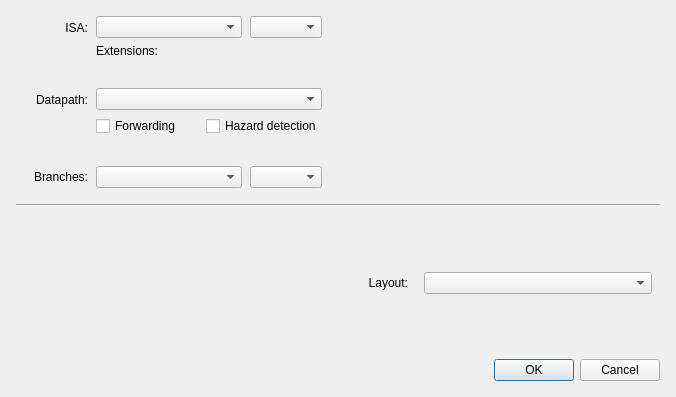
<?xml version="1.0" encoding="UTF-8"?>
<ui version="4.0">
 <class>Ripes::ProcessorConfigDialog</class>
 <widget class="QDialog" name="Ripes::ProcessorConfigDialog">
  <property name="geometry">
   <rect>
    <x>0</x>
    <y>0</y>
    <width>676</width>
    <height>397</height>
   </rect>
  </property>
  <property name="windowTitle">
   <string>Dialog</string>
  </property>
  <layout class="QVBoxLayout" name="verticalLayout_2">
   <property name="spacing">
    <number>16</number>
   </property>
   <property name="leftMargin">
    <number>16</number>
   </property>
   <property name="topMargin">
    <number>16</number>
   </property>
   <property name="rightMargin">
    <number>16</number>
   </property>
   <property name="bottomMargin">
    <number>16</number>
   </property>
   <item>
    <layout class="QHBoxLayout" name="topBox">
     <property name="spacing">
      <number>24</number>
     </property>
     <item>
      <layout class="QFormLayout" name="configForm">
       <property name="horizontalSpacing">
        <number>8</number>
       </property>
       <property name="verticalSpacing">
        <number>6</number>
       </property>
       <item row="0" column="0">
        <widget class="QLabel" name="isaLabel">
         <property name="sizePolicy">
          <sizepolicy hsizetype="Minimum" vsizetype="Minimum">
           <horstretch>0</horstretch>
           <verstretch>0</verstretch>
          </sizepolicy>
         </property>
         <property name="minimumSize">
          <size>
           <width>72</width>
           <height>0</height>
          </size>
         </property>
         <property name="text">
          <string>ISA:</string>
         </property>
         <property name="alignment">
          <set>Qt::AlignmentFlag::AlignRight|Qt::AlignmentFlag::AlignTrailing|Qt::AlignmentFlag::AlignVCenter</set>
         </property>
        </widget>
       </item>
       <item row="0" column="1">
        <layout class="QVBoxLayout" name="isaBox">
         <property name="spacing">
          <number>6</number>
         </property>
         <item>
          <layout class="QHBoxLayout" name="isaBaseBox">
           <property name="spacing">
            <number>8</number>
           </property>
           <item>
            <widget class="QComboBox" name="isa">
             <property name="sizePolicy">
              <sizepolicy hsizetype="MinimumExpanding" vsizetype="Fixed">
               <horstretch>0</horstretch>
               <verstretch>0</verstretch>
              </sizepolicy>
             </property>
            </widget>
           </item>
           <item>
            <widget class="QComboBox" name="xlen">
             <property name="minimumSize">
              <size>
               <width>72</width>
               <height>0</height>
              </size>
             </property>
            </widget>
           </item>
          </layout>
         </item>
         <item>
          <layout class="QHBoxLayout" name="isaExtensionsBox" stretch="0,1">
           <property name="spacing">
            <number>8</number>
           </property>
           <item>
            <widget class="QLabel" name="label">
             <property name="sizePolicy">
              <sizepolicy hsizetype="Minimum" vsizetype="Minimum">
               <horstretch>0</horstretch>
               <verstretch>0</verstretch>
              </sizepolicy>
             </property>
             <property name="text">
              <string>Extensions:</string>
             </property>
            </widget>
           </item>
           <item>
            <layout class="QHBoxLayout" name="extensions">
             <property name="spacing">
              <number>8</number>
             </property>
            </layout>
           </item>
          </layout>
         </item>
        </layout>
       </item>
       <item row="2" column="0">
        <widget class="QLabel" name="datapathLabel">
         <property name="sizePolicy">
          <sizepolicy hsizetype="Minimum" vsizetype="Minimum">
           <horstretch>0</horstretch>
           <verstretch>0</verstretch>
          </sizepolicy>
         </property>
         <property name="minimumSize">
          <size>
           <width>72</width>
           <height>0</height>
          </size>
         </property>
         <property name="text">
          <string>Datapath:</string>
         </property>
         <property name="alignment">
          <set>Qt::AlignmentFlag::AlignRight|Qt::AlignmentFlag::AlignTrailing|Qt::AlignmentFlag::AlignVCenter</set>
         </property>
        </widget>
       </item>
       <item row="2" column="1">
        <layout class="QVBoxLayout" name="datapathBox">
         <property name="spacing">
          <number>6</number>
         </property>
         <item>
          <widget class="QComboBox" name="datapath">
           <property name="sizePolicy">
            <sizepolicy hsizetype="MinimumExpanding" vsizetype="Fixed">
             <horstretch>0</horstretch>
             <verstretch>0</verstretch>
            </sizepolicy>
           </property>
          </widget>
         </item>
         <item>
          <layout class="QHBoxLayout" name="datapathOptionsBox">
           <item>
            <widget class="QCheckBox" name="hasForwarding">
             <property name="sizePolicy">
              <sizepolicy hsizetype="Minimum" vsizetype="Minimum">
               <horstretch>0</horstretch>
               <verstretch>0</verstretch>
              </sizepolicy>
             </property>
             <property name="text">
              <string>Forwarding</string>
             </property>
            </widget>
           </item>
           <item>
            <widget class="QCheckBox" name="hasHazardDetection">
             <property name="sizePolicy">
              <sizepolicy hsizetype="Minimum" vsizetype="Minimum">
               <horstretch>0</horstretch>
               <verstretch>0</verstretch>
              </sizepolicy>
             </property>
             <property name="text">
              <string>Hazard detection</string>
             </property>
            </widget>
           </item>
          </layout>
         </item>
        </layout>
       </item>
       <item row="4" column="0">
        <widget class="QLabel" name="branchesLabel">
         <property name="sizePolicy">
          <sizepolicy hsizetype="Minimum" vsizetype="Minimum">
           <horstretch>0</horstretch>
           <verstretch>0</verstretch>
          </sizepolicy>
         </property>
         <property name="minimumSize">
          <size>
           <width>72</width>
           <height>0</height>
          </size>
         </property>
         <property name="text">
          <string>Branches:</string>
         </property>
         <property name="alignment">
          <set>Qt::AlignmentFlag::AlignRight|Qt::AlignmentFlag::AlignTrailing|Qt::AlignmentFlag::AlignVCenter</set>
         </property>
        </widget>
       </item>
       <item row="4" column="1">
        <layout class="QHBoxLayout" name="branchesBox">
         <property name="spacing">
          <number>8</number>
         </property>
         <item>
          <widget class="QComboBox" name="branchStrategy">
           <property name="sizePolicy">
            <sizepolicy hsizetype="MinimumExpanding" vsizetype="Fixed">
             <horstretch>0</horstretch>
             <verstretch>0</verstretch>
            </sizepolicy>
           </property>
          </widget>
         </item>
         <item>
          <widget class="QComboBox" name="branchSlots">
           <property name="minimumSize">
            <size>
             <width>72</width>
             <height>0</height>
            </size>
           </property>
          </widget>
         </item>
        </layout>
       </item>
       <item row="1" column="1">
        <spacer name="verticalSpacer">
         <property name="orientation">
          <enum>Qt::Orientation::Vertical</enum>
         </property>
         <property name="sizeType">
          <enum>QSizePolicy::Policy::MinimumExpanding</enum>
         </property>
         <property name="sizeHint" stdset="0">
          <size>
           <width>0</width>
           <height>0</height>
          </size>
         </property>
        </spacer>
       </item>
       <item row="3" column="1">
        <spacer name="verticalSpacer_2">
         <property name="orientation">
          <enum>Qt::Orientation::Vertical</enum>
         </property>
         <property name="sizeType">
          <enum>QSizePolicy::Policy::MinimumExpanding</enum>
         </property>
         <property name="sizeHint" stdset="0">
          <size>
           <width>0</width>
           <height>0</height>
          </size>
         </property>
        </spacer>
       </item>
      </layout>
     </item>
     <item>
      <widget class="QLabel" name="description">
       <property name="sizePolicy">
        <sizepolicy hsizetype="MinimumExpanding" vsizetype="Minimum">
         <horstretch>0</horstretch>
         <verstretch>0</verstretch>
        </sizepolicy>
       </property>
       <property name="minimumSize">
        <size>
         <width>272</width>
         <height>0</height>
        </size>
       </property>
       <property name="text">
        <string/>
       </property>
       <property name="wordWrap">
        <bool>true</bool>
       </property>
      </widget>
     </item>
     <item>
      <spacer name="horizontalSpacer_3">
       <property name="orientation">
        <enum>Qt::Orientation::Horizontal</enum>
       </property>
       <property name="sizeType">
        <enum>QSizePolicy::Policy::Fixed</enum>
       </property>
       <property name="sizeHint" stdset="0">
        <size>
         <width>8</width>
         <height>0</height>
        </size>
       </property>
      </spacer>
     </item>
    </layout>
   </item>
   <item>
    <widget class="Line" name="line">
     <property name="orientation">
      <enum>Qt::Orientation::Horizontal</enum>
     </property>
    </widget>
   </item>
   <item>
    <layout class="QHBoxLayout" name="bottomBox">
     <property name="spacing">
      <number>16</number>
     </property>
     <item>
      <widget class="Ripes::RegisterInitializationWidget" name="regInitWidget" native="true">
       <property name="sizePolicy">
        <sizepolicy hsizetype="MinimumExpanding" vsizetype="Minimum">
         <horstretch>0</horstretch>
         <verstretch>2</verstretch>
        </sizepolicy>
       </property>
       <property name="minimumSize">
        <size>
         <width>320</width>
         <height>120</height>
        </size>
       </property>
      </widget>
     </item>
     <item>
      <spacer name="horizontalSpacer">
       <property name="orientation">
        <enum>Qt::Orientation::Horizontal</enum>
       </property>
       <property name="sizeType">
        <enum>QSizePolicy::Policy::Minimum</enum>
       </property>
       <property name="sizeHint" stdset="0">
        <size>
         <width>16</width>
         <height>0</height>
        </size>
       </property>
      </spacer>
     </item>
     <item>
      <widget class="QLabel" name="layoutLabel">
       <property name="sizePolicy">
        <sizepolicy hsizetype="Minimum" vsizetype="Preferred">
         <horstretch>0</horstretch>
         <verstretch>0</verstretch>
        </sizepolicy>
       </property>
       <property name="text">
        <string>Layout:</string>
       </property>
       <property name="alignment">
        <set>Qt::AlignmentFlag::AlignRight|Qt::AlignmentFlag::AlignTrailing|Qt::AlignmentFlag::AlignVCenter</set>
       </property>
      </widget>
     </item>
     <item>
      <widget class="QComboBox" name="layout">
       <property name="sizePolicy">
        <sizepolicy hsizetype="MinimumExpanding" vsizetype="Fixed">
         <horstretch>0</horstretch>
         <verstretch>0</verstretch>
        </sizepolicy>
       </property>
       <property name="minimumSize">
        <size>
         <width>128</width>
         <height>0</height>
        </size>
       </property>
      </widget>
     </item>
     <item>
      <spacer name="horizontalSpacer_2">
       <property name="orientation">
        <enum>Qt::Orientation::Horizontal</enum>
       </property>
       <property name="sizeType">
        <enum>QSizePolicy::Policy::Fixed</enum>
       </property>
       <property name="sizeHint" stdset="0">
        <size>
         <width>8</width>
         <height>0</height>
        </size>
       </property>
      </spacer>
     </item>
    </layout>
   </item>
   <item>
    <widget class="QDialogButtonBox" name="buttonBox">
     <property name="orientation">
      <enum>Qt::Orientation::Horizontal</enum>
     </property>
     <property name="standardButtons">
      <set>QDialogButtonBox::StandardButton::Cancel|QDialogButtonBox::StandardButton::Ok</set>
     </property>
    </widget>
   </item>
  </layout>
 </widget>
 <customwidgets>
  <customwidget>
   <class>Ripes::RegisterInitializationWidget</class>
   <extends>QWidget</extends>
   <header>registerinitializationwidget.h</header>
   <container>1</container>
  </customwidget>
 </customwidgets>
 <resources/>
 <connections>
  <connection>
   <sender>buttonBox</sender>
   <signal>accepted()</signal>
   <receiver>Ripes::ProcessorConfigDialog</receiver>
   <slot>accept()</slot>
   <hints>
    <hint type="sourcelabel">
     <x>248</x>
     <y>254</y>
    </hint>
    <hint type="destinationlabel">
     <x>157</x>
     <y>274</y>
    </hint>
   </hints>
  </connection>
  <connection>
   <sender>buttonBox</sender>
   <signal>rejected()</signal>
   <receiver>Ripes::ProcessorConfigDialog</receiver>
   <slot>reject()</slot>
   <hints>
    <hint type="sourcelabel">
     <x>316</x>
     <y>260</y>
    </hint>
    <hint type="destinationlabel">
     <x>286</x>
     <y>274</y>
    </hint>
   </hints>
  </connection>
 </connections>
</ui>
